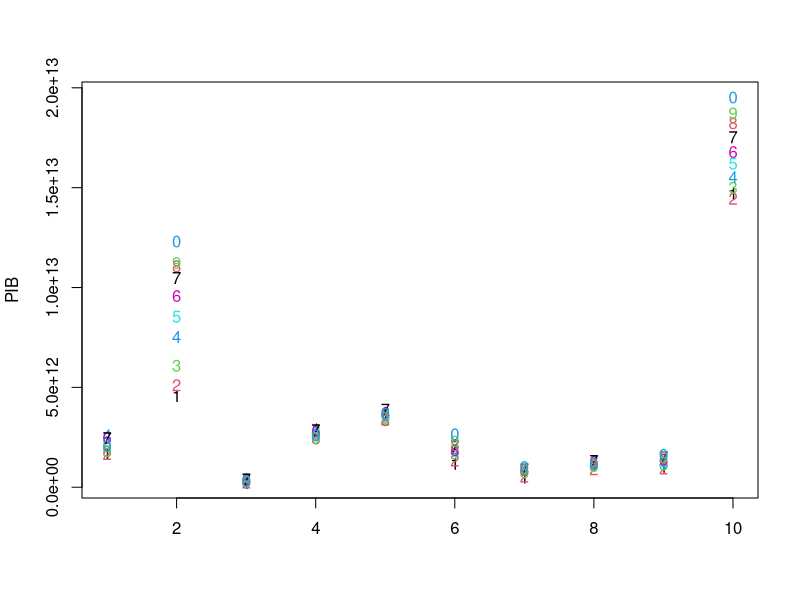
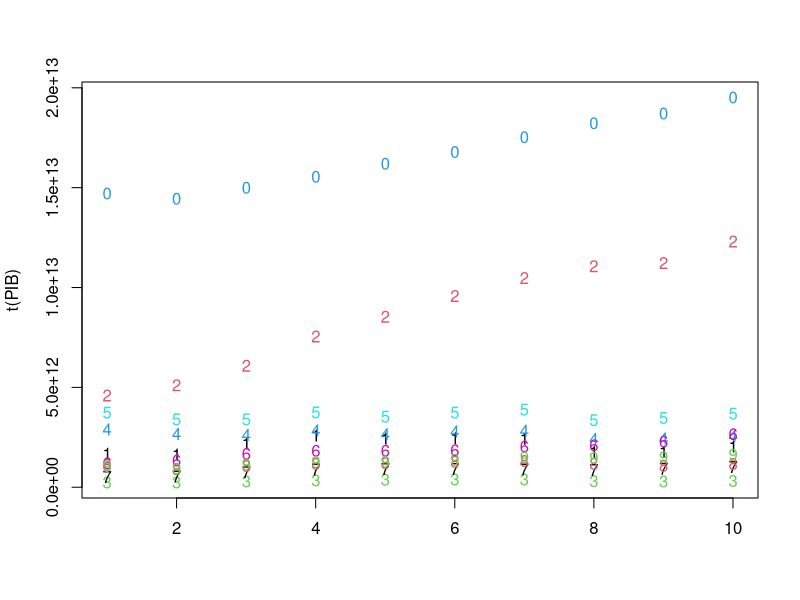
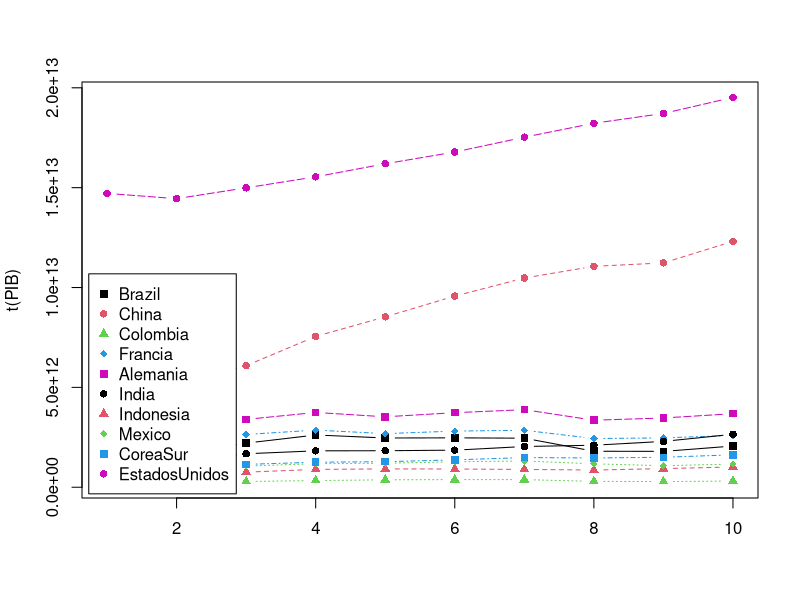
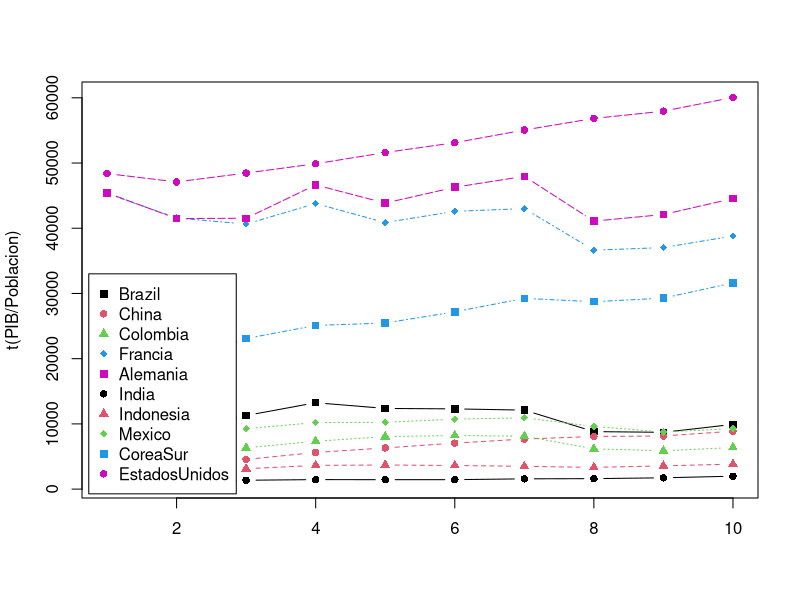
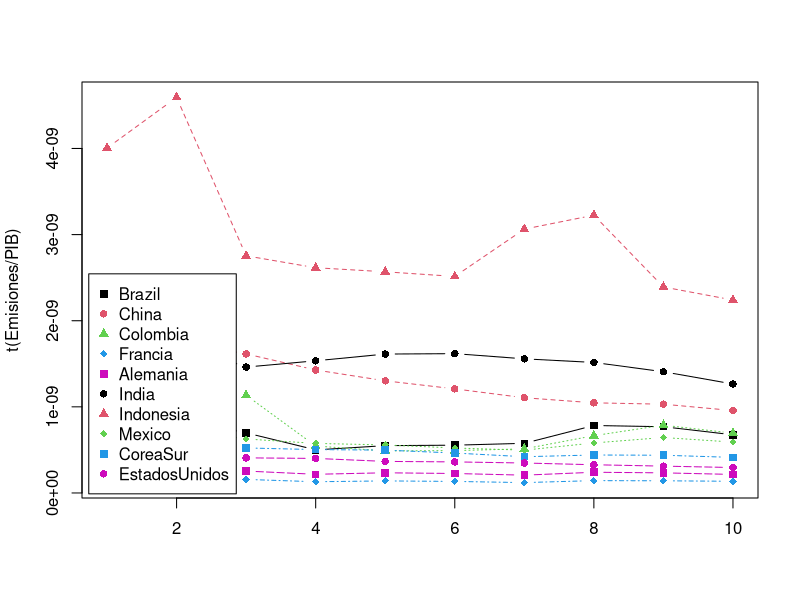
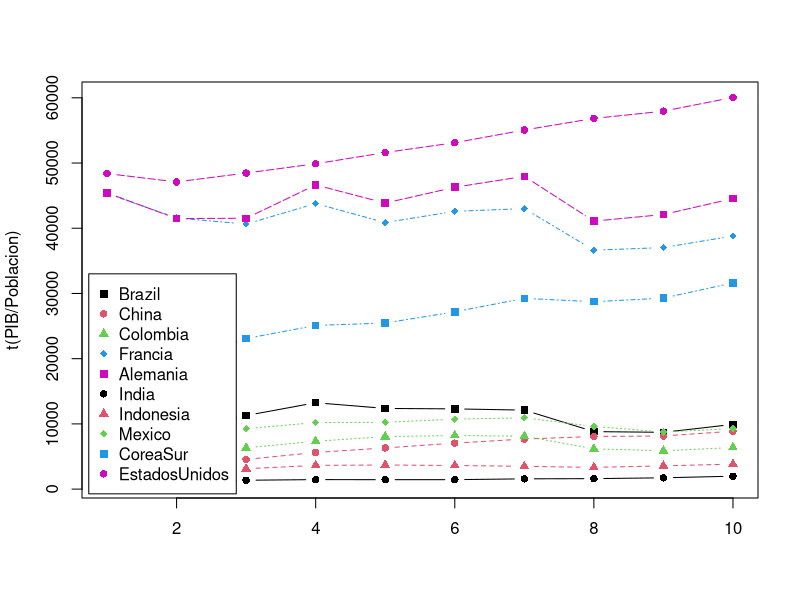
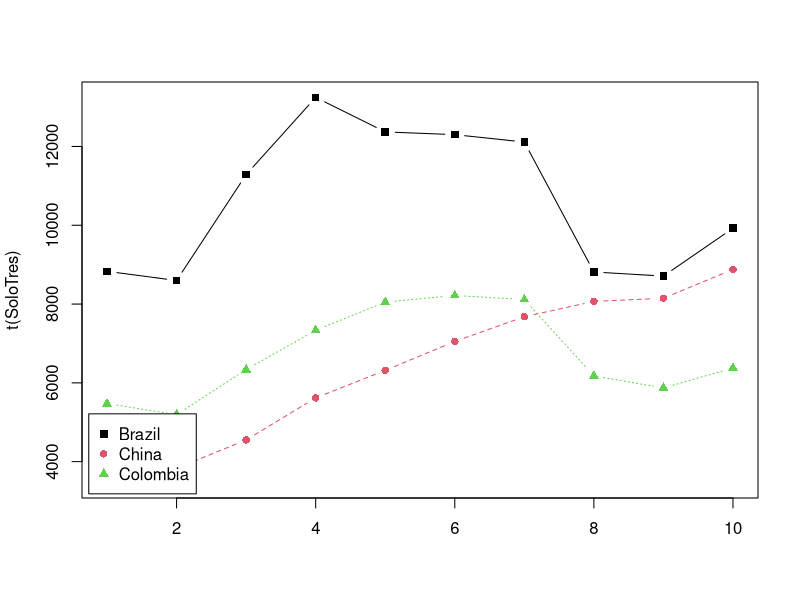
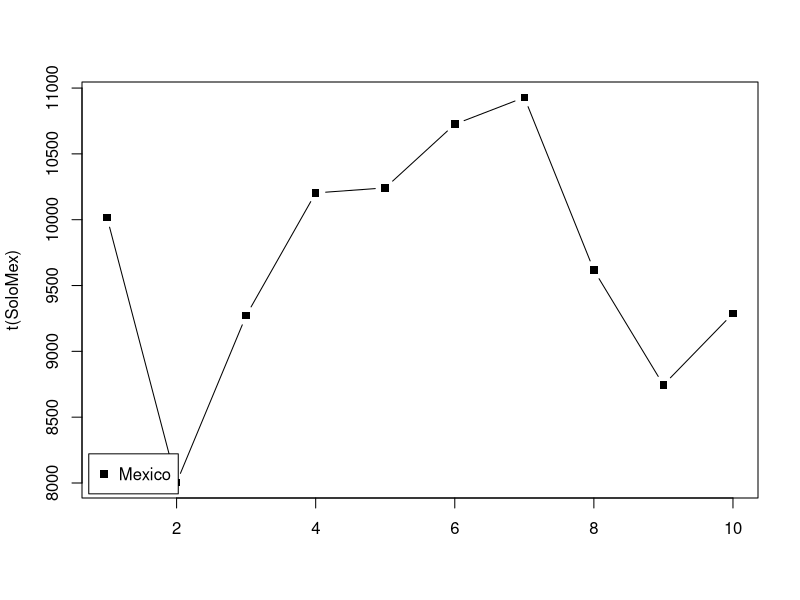

Reproduce these figures in R, in order.
## ---- chunk 1
#Numero entero:
x <- 2L # aqui le asigne a la x el valor de 2 y para que sea un numero entero le tengo que poner una L mayúscula a lado.

#Para checar tipo de varibale:
typeof(x) # Y te sale que es un "integer"


#double:
 y <-  2.5

 typeof(y) #aqui te saldria que es un "double". Con estos puedes hacer operaciones numéricas.

 
 #complejo:
 z <- 3 + 2i

 typeof(z) # te sale que es "complex"}


 #character 
a <- "h" 

typeof(a) # y te sale que es un "character"}



 #logico 

 g1 <- T 

 typeof(g1) # te sale que es un "logical"


 g2 <- FALSE

 typeof(g2) # te sale que es un "logical"

## ---- chunk 2
k <- 5

k # Sale 5

rm(k)

# k  # Ya no sale

 

j <- 3

j  # Sale 3

j <- 4

j  # Sale 4
## ---- chunk 3
 A <- 10

 B <- 5

 C <- A + B # y te sale el resultado en tu environment a la derecha

 C # y se imprime el resultado en la consola



 var1 <- 2.5

 var2 <- 4



 resultado <- var1 / var2
 resultado



 answer <- sqrt(var2) # variables pueden servir como argumentos de una funcion.

 answer



 saludo <- "Hola"

 nombre <- "Carlos"

 mensaje <- paste(saludo, nombre)

 mensaje
 
## ---- chunk 4
4 < 5 # te sale que es "TRUE"

10 > 100  # te sale que es "FALSE"

4 == 5 # te sale que es "FALSE"
## ---- chunk 5
# ==
# !=
# <
# >
# <=
# >=
# !
# |
# \&
# isTRUE(x)
## ---- chunk 6
resultado <- 4 < 5

resultado

typeof(resultado)

 
resultado2 <- !TRUE

resultado2
 

resultado | resultado2 # sale "TRUE" porque es uno u otro.

resultado & resultado2 # sale "FALSE" porque estas requiriendo que los dos sean.

 isTRUE(resultado)  # sale "TRUE"
 
## ---- chunk 7
# ¿Vector numérico?
c(1,2,3,4,5)

# ¿Vector de character? tiene que llevar comillas " "
c("a", "b", "c", "d")

# ¿Qué pasa si mezclas un numero con characters? 

c(1,2,"a","b","c") # Convierte a los números en character por facilidad. 


# Secreto de R: un solo número también se guarda como un vector de tamaño 1.
vectorUno <- 3
is.vector(vectorUno)

## ---- chunk 8
 Vector1 <- c(3, 45, 56, 732)

 Vector1



 is.numeric(Vector1) # Te regresa un "TRUE".

 is.integer(Vector1) # Te regresa un "FALSE".
 
 is.double(Vector1) # Te regresa un "TRUE" porque anticipa que vas a hacer operaciones numericas con este vector

 

 Vector2 <- c(3L, 12L, 243L, 0L)



 is.numeric(Vector2) # Te regresa un "TRUE".

 is.integer(Vector2) # Te regresa un "TRUE"

 is.double(Vector2) # Te regresa un "FALSE"

 

 Vector3 <- c("a", "B23", "Hola", 7)

 Vector3


 is.character(Vector3) # Te regresa un "TRUE"

 is.numeric(Vector3) # Te regresa un "FALSE"
 
## ---- chunk 9
seq()  # Sequence similar a ':'



rep()  # Replicate

 getwd()

seq(1,15) # Te salen los números del 1 al 15

1:15 # Igual
## ---- chunk 10
seq(1, 15, 2)  # Step

z <- seq(1,15,4)

z


rep(3, 50)

d <- rep(3, 50)


rep("a", 5)


rep(c(2, 4, 5), 5)


rep(c(2, 4, 5), each = 5)

 
x <- c(80, 20)

y <- rep(x, 10)

y
 
## ---- chunk 11
w <- c("a", "b", "c", "d", "e")

w


w[1]  # Esto te da el primer elemento "a"

w[-1]  # Todos excepto la primera

v <- w[-3]  # Todos excepto el de en medio. Y lo meti en una variable v

w[1:3]  # podemos poner un vector como este de secuencia

w[c(1,3,5)]  # asi igual

w[c(-2, -4)]  # Lo mismo con negativos

w[-3 : -5]  

## ---- chunk 12
x <- rnorm(5)

x

 

print(x[1])

print(x[2])

print(x[3])

print(x[4])

print(x[5])

# podriamos usar un loop aqui para hacer operaciones con este vector, pero veremos loops más adelante y de todas maneras esta mejor de la siguiente manera con vectores:

N <- 100

a <- rnorm(N)

b <- rnorm(N)


c <- a * b   # Esto con loops es mucho más largo y complicado que una sola linea de codigo como esta y ese es la ventaja de hacer operaciones vectoriales en R. Y también es mucho más rápido para R hacer operaciones de esta manera que con loops.
 
## ---- chunk 13
?rnorm()
?c()
?seq()
?print()
?is.numeric()
?is.integer()
?is.double()
?is.character()
?typeof()
?sqrt()
?paste()

## ---- chunk 14
# install.packages(ggplot2)  # si no lo tienes instalado usa esto

# Ahora para activar el paquete:
library(ggplot2)

# Para checar vemos que tenemos ya cosas del paquete:}
?qplot
?ggplot


## ---- chunk 15
?matrix() # esta funcion dobla los vectores como una serpiente entonces no es tan buena herramienta. Se puede doblar de manera vertical u horizontal.

?rbind() #lo que hace es juntar vectores en filas una en cima de la otra. Pero tienen que ser del mismo tamaño si no no se puede.

?cbind() #conecta vectores en una matriz por columnas. Igual que rbind pero por columnas.
## ---- chunk 16
creando.mat <- 1:20

creando.mat

A <- matrix(creando.mat, 4, 5) # nada más checar que el número de columnas y filas coincida con el numero de datos para que se pueda hacer.

A


# Ya viendo la matriz como llegarias al numero 10?:
 A[2,3] # Sale el número 10.

  
 
# Ahora para hacer la matriz por filas:
B <- matrix(creando.mat, 4, 5, byrow=T)
B
 
 
# Ahora con esta matriz como llegarias al numero 10?:}
B[2,5]




# rbind():
r1 <- c("Hola", "buenos", "dias")

r2 <- c("que", "estés", "bien")

r3 <- c(1, 2, 3)


C <- rbind(r1, r2, r3)




# cbind():

c1 <- 1:5

c2 <- -1:-5



D <- cbind(c1, c2)

D

## ---- chunk 17
E <- rbind(Hola = c(1,2,3,4), Como = c("a","b","c","d"), Estas = c(5,"z",8,"k"))
colnames(E) <- c("Muy", "Bien,", "Tu", "?")
## ---- chunk 18
E
## ---- chunk 19

E[2,3]

 
E["Como",3]

 
E["Como","Tu"]

 
E[2,"Tu"]

## ---- chunk 20
WRI <- 1:5
WRI

# Para ponerle nombres:

# Checar nombres:
names(WRI)  # sale NULL

# Asignar nombres:

names(WRI) <- c("a", "b", "c", "d", "e")

WRI # ya salen los nombres

# Para quitar nombres:
names(WRI) <- NULL

WRI # ya sale sin nombres

## ---- chunk 21
rep(c("a", "B", "zZ"), 3)
vector.nombres <- rep(c("a", "B", "zZ"), each=3)

matriz.nombres <- matrix(vector.nombres, 3, 3)

matriz.nombres

rownames(matriz.nombres) <- c("Hola", "como", "estas?")

matriz.nombres # ya con nombres

colnames(matriz.nombres) <- c("X", "Y", "Z")

matriz.nombres # ya con nombres en columnas.

## ---- chunk 22
matriz.nombres["como", "Y"] <- 0

matriz.nombres

rownames(matriz.nombres)
rownames(matriz.nombres) <- NULL
## ---- chunk 23
#Anios
Anios <- c("2008","2009","2010","2011","2012","2013","2014","2015","2016","2017")

#Paises
Paises <- c("Brazil","China","Colombia","Francia","Alemania","India","Indonesia","Mexico","CoreaSur","EstadosUnidos")

#PIB (US a precios actuales)
Brasil_PIB <- c(1695824565983.20,1667019783585.08,2208871646202.82,2616200980392.16,2465188674415.03,2472806919901.67,2455993625159.37,1802214373741.32,1795700168991.49,2062831045935.95)
China_PIB <- c(4594307032660.79,5101703073086.04,6087163874512.21,7551500124203.36,8532229986993.65,9570406235659.64,10475682920594.50,11061553079876.40,11233276536737.20,12310409370892.80)
Colombia_PIB <- c(242186950900.78,232397835678.34,286563105192.46,334943871931.75,370921320483.84,382116126448.56,381112119657.45,293481748240.78,282825009887.46,311883730690.13)
France_PIB <- c(2918382891460.38,2690222283967.77,2642609548930.36,2861408170264.60,2683825225092.63,2811077725703.59,2852165760630.27,2438207896251.84,2471285607081.72,2595151045197.65)
Germany_PIB <- c(3730027830672.33,3397791053070.30,3396354075663.73,3744408602683.94,3527344944139.83,3732743446218.92,3883920155292.26,3356235704119.75,3467498002104.33,3682602479929.42)
India_PIB <- c(1198895582137.51,1341886602798.69,1675615335600.56,1823050405350.42,1827637859135.70,1856722121394.53,2039127446298.55,2103587817041.78,2294797978291.98,2652754685834.59)
Indonesia_PIB <- c(510228634992.26,539580085612.40,755094160363.07,892969107923.09,917869910105.75,912524136718.02,890814755233.23,860854235065.08,931877364177.74,1015618742565.81)
Mexico_PIB <- c(1109989063586.62,900045350649.35,1057801295584.05,1180489601957.61,1201089987015.45,1274443084716.57,1315351183524.54,1171867608197.72,1078490651625.31,1158913035796.37)
SouthKorea_PIB <- c(1047339010225.25,943941876218.74,1144066965324.49,1253223044718.99,1278427634342.59,1370795199976.18,1484318219633.63,1465773245547.15,1500111596236.37,1623901496835.79)
US_PIB <- c(14712844084000.00,14448933025000.00,14992052727000.00,15542581104000.00,16197007349000.00,16784849196000.00,17527163695000.00,18224704440000.00,18714960538000.00,19519353692000.00)
#Matrix
PIB <- rbind(Brasil_PIB,China_PIB,Colombia_PIB,France_PIB,Germany_PIB,India_PIB,Indonesia_PIB,Mexico_PIB,SouthKorea_PIB,US_PIB
)
rm(Brasil_PIB,China_PIB,Colombia_PIB,France_PIB,Germany_PIB,India_PIB,Indonesia_PIB,Mexico_PIB,SouthKorea_PIB,US_PIB
)
colnames(PIB) <- Anios
rownames(PIB) <- Paises

#Emisiones 
Brasil_E	<- c(1455.75,1434.3,1541.66,1308.92,1354.86,1372.14,1416,1411.95,1381.11,1392.8)
China_E <- c(8398.83,8992.51,9828.01,10784.95,11110.34,11568.63,11583.36,11578.25,11577.98,11780.99)
Colombia_E <- c(316.82,320.76,325.18,182.62,181.2,188.01,195.2,195.22,222.64,216.67)
France_E	<- c(430.57,412.26,415.98,373.01,375.99,376.73,343.69,349.62,349.4,352.07)
Germany_E <-	c(891.36,834.11,864.77,812.55,826.67,843.91,803.64,807.42,810.14,792.63)
India_E <-	c(2185.08,2339.28,2449.3,2798.04,2947.94,3003.54,3175.79,3188.03,3230.06,3356.7)
Indonesia_E <-	c(2043.38,2478.22,2079.39,2335.3,2357.19,2294.34,2729.18,2776.53,2228.89,2275.4)
Mexico_E	<- c(676.44,660.37,663.2,679.56,669.68,665.44,653.91,680.48,694.52,684.55)
SouthKorea_E <-	c(531.57,545.24,598.01,631.29,636.13,635.5,624.8,646.29,657.41,670.81)
US_E	<- c(6267.37,5865.85,6111.83,6235.82,5936.1,6056.33,6097.71,5973.16,5833.01,5766.92)
#Matrix
Emisiones <- rbind(Brasil_E,China_E,Colombia_E,France_E,Germany_E,India_E,Indonesia_E,Mexico_E,SouthKorea_E,US_E
)
rm(Brasil_E,China_E,Colombia_E,France_E,Germany_E,India_E,Indonesia_E,Mexico_E,SouthKorea_E,US_E
)
colnames(Emisiones) <- Anios
rownames(Emisiones) <- Paises

#Poblacion
Brasil_Pob <- c(192030362,193886508,195713635,197514534,199287296,201035903,202763735,204471769,206163058,207833831)
China_Pob <- c(1324655000,1331260000,1337705000,1344130000,1350695000,1357380000,1364270000,1371220000,1378665000,1386395000)
Colombia_Pob <- c(44254972,44750054,45222699,45662747,46075721,46495492,46967706,47520667,48175048,48909844)
France_Pob <- c(64374984,64707040,65027507,65342780,65659809,65998687,66312067,66548272,66724104,66864379)
Germany_Pob <- c(82110097,81902307,81776930,80274983,80425823,80645605,80982500,81686611,82348669,82657002)
India_Pob <- c(1200669765,1217726215,1234281170,1250288729,1265782790,1280846129,1295604184,1310152403,1324509589,1338658835)
Indonesia_Pob <- c(235469762,238620563,241834215,245116206,248452413,251806402,255129004,258383256,261554226,264645886)
Mexico_Pob <- c(110815271,112463887,114092963,115695473,117274155,118827161,120355128,121858258,123333376,124777324)
SouthKorea_Pob <- c(49054708,49307835,49554112,49936638,50199853,50428893,50746659,51014947,51217803,51361911)
US_Pob <- c(304093966,306771529,309321666,311556874,313830990,315993715,318301008,320635163,322941311,324985539)
#Matrix
Poblacion <- rbind(Brasil_Pob,China_Pob,Colombia_Pob,France_Pob,Germany_Pob,India_Pob,Indonesia_Pob,Mexico_Pob,SouthKorea_Pob,US_Pob)
rm(Brasil_Pob,China_Pob,Colombia_Pob,France_Pob,Germany_Pob,India_Pob,Indonesia_Pob,Mexico_Pob,SouthKorea_Pob,US_Pob)
colnames(Poblacion) <- Anios
rownames(Poblacion) <- Paises
## ---- chunk 24
Emisiones

rownames(Emisiones)

colnames(Emisiones)

Emisiones["Mexico", "2012"]
 
PIB

round(PIB / Poblacion, 1)


round(Emisiones / Poblacion)
 
## ---- chunk 25
?matplot

matplot(PIB)

PIB

t(PIB)

matplot(t(PIB))

matplot(t(PIB), type = "b", pch = 15:18, col= c(1:4, 6))

legend("bottomleft", inset = 0.01, legend = Paises, col= c(1:4, 6), pch=15:18, horiz=F)

 

matplot(t(PIB/Poblacion), type = "b", pch = 15:18, col= c(1:4, 6))

legend("bottomleft", inset = 0.01, legend = Paises, col= c(1:4, 6), pch=15:18, horiz=F)

 

matplot(t(Emisiones/PIB), type = "b", pch = 15:18, col= c(1:4, 6))

legend("bottomleft", inset = 0.01, legend = Paises, col= c(1:4, 6), pch=15:18, horiz=F)

## ---- chunk 26
x <- c("a", "b", "c", "d", "e")

x

x[c(1,5)]

x[1]
## ---- chunk 27
Emisiones

Emisiones[1:3, 6:10]  # De primeros tres paises años 2013-2017

Emisiones[c(1,10),] # Primer y último pais

Emisiones[,c("2008", "2009")] # Todos los paises solo años 2008 y 2009


Emisiones[1,]



is.matrix(Emisiones[1,])

is.vector(Emisiones[1,])

 

Emisiones[1,5] # Igual el mismo problema porque R esta tratando de adivinar que quieres y como es de dos y una dimension respectivamente piensa que tal vez querias un vector.

 

Emisiones[1,,drop=F] # Ya como matriz.

Emisiones[1,5,drop=F] # Ya arreglado.

## ---- chunk 28
matplot(t(PIB/Poblacion), type = "b", pch = 15:18, col= c(1:4, 6))

legend("bottomleft", inset = 0.01, legend = Paises, col= c(1:4, 6), pch=15:18, horiz=F)

 

# Para solo los primeros 10

SoloTres <- (PIB/Poblacion)[1:3,]

matplot(t(SoloTres), type = "b", pch = 15:18, col= c(1:4, 6))

legend("bottomleft", inset = 0.01, legend = Paises[1:3], col= c(1:4, 6), pch=15:18, horiz=F)



SoloMex <- (PIB/Poblacion)[8,,drop=F]

matplot(t(SoloMex), type = "b", pch = 15:18, col= c(1:4, 6))

legend("bottomleft", inset = 0.01, legend = Paises[8], col= c(1:4, 6), pch=15:18, horiz=F)

## ---- chunk 29
MiVisualizacion <- function(filas){

Subdatos <- (PIB/Poblacion)[filas,,drop=F]

matplot(t(Subdatos), type = "b", pch = 15:18, col= c(1:4, 6))

legend("bottomleft", inset = 0.01, legend = Paises[filas], col= c(1:4, 6), pch=15:18, horiz=F)

}


MiVisualizacion(2:5)

MiVisualizacion2 <- function(datos,filas){

Subdatos <- datos[filas,,drop=F]

matplot(t(Subdatos), type = "b", pch = 15:18, col= c(1:4, 6))

legend("bottomleft", inset = 0.01, legend = Paises[filas], col= c(1:4, 6), pch=15:18, horiz=F)

 }


MiVisualizacion2(Emisiones, 2:5)

## ---- chunk 30
MiVisualizacion3 <- function(datos, filas = 1:10){

Subdatos <- datos[filas,,drop=F]

matplot(t(Subdatos), type = "b", pch = 15:18, col= c(1:4, 6))

legend("bottomleft", inset = 0.01, legend = Paises[filas], col= c(1:4, 6), pch=15:18, horiz=F)

}

MiVisualizacion3(Emisiones)

